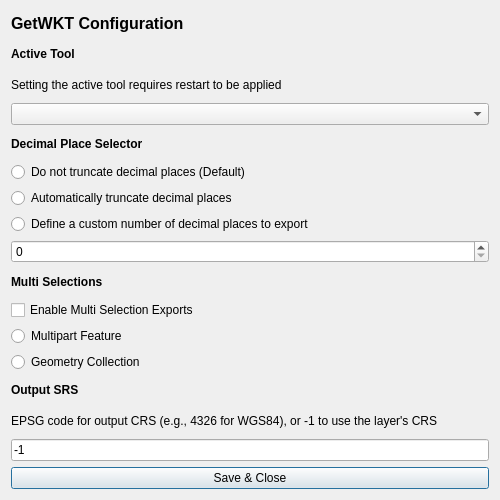
<?xml version="1.0" encoding="UTF-8"?>
<ui version="4.0">
 <class>getwkt4ConfigBase</class>
 <widget class="QDialog" name="getwkt4ConfigBase">
  <property name="geometry">
   <rect>
    <x>0</x>
    <y>0</y>
    <width>500</width>
    <height>500</height>
   </rect>
  </property>
  <property name="minimumSize">
   <size>
    <width>400</width>
    <height>450</height>
   </size>
  </property>
  <property name="windowTitle">
   <string>Get WKT Configuration</string>
  </property>
  <property name="windowIcon">
   <iconset>
    <normaloff>wkt.png</normaloff>wkt.png</iconset>
  </property>
  <layout class="QGridLayout" name="gridLayout">
   <item row="0" column="0">
    <layout class="QVBoxLayout" name="verticalLayout">
     <item>
      <widget class="QLabel" name="lblTitle">
       <property name="font">
        <font>
         <pointsize>12</pointsize>
         <bold>true</bold>
        </font>
       </property>
       <property name="text">
        <string>GetWKT Configuration</string>
       </property>
      </widget>
     </item>
     <item>
      <widget class="QLabel" name="tool_lblActive">
       <property name="font">
        <font>
         <bold>true</bold>
        </font>
       </property>
       <property name="text">
        <string>Active Tool</string>
       </property>
      </widget>
     </item>
     <item>
      <widget class="QLabel" name="tool_lblLabel">
       <property name="text">
        <string>Setting the active tool requires restart to be applied</string>
       </property>
      </widget>
     </item>
     <item>
      <widget class="QComboBox" name="tool_cmbDefault">
       <property name="toolTip">
        <string>Select which output type (WKT, EWKT, or JSON) to use by default (requires restart)</string>
       </property>
      </widget>
     </item>
     <item>
      <widget class="QLabel" name="dp_lblSubTitle">
       <property name="font">
        <font>
         <bold>true</bold>
        </font>
       </property>
       <property name="text">
        <string>Decimal Place Selector</string>
       </property>
      </widget>
     </item>
     <item>
      <widget class="QRadioButton" name="dp_radDefault">
       <property name="toolTip">
        <string>Export with full decimal precision</string>
       </property>
       <property name="text">
        <string>Do not truncate decimal places (Default)</string>
       </property>
      </widget>
     </item>
     <item>
      <widget class="QRadioButton" name="dp_radAuto">
       <property name="toolTip">
        <string>Automatically adjust decimal places based on the CRS units</string>
       </property>
       <property name="text">
        <string>Automatically truncate decimal places</string>
       </property>
      </widget>
     </item>
     <item>
      <widget class="QRadioButton" name="dp_radCustom">
       <property name="toolTip">
        <string>Specify a custom number of decimal places (0-20)</string>
       </property>
       <property name="text">
        <string>Define a custom number of decimal places to export</string>
       </property>
      </widget>
     </item>
     <item>
      <widget class="QSpinBox" name="dp_numCustom">
       <property name="toolTip">
        <string>Number of decimal places to use when custom option is selected</string>
       </property>
       <property name="maximum">
        <number>20</number>
       </property>
      </widget>
     </item>
     <item>
      <widget class="QLabel" name="ms_lblMultiSelect">
       <property name="font">
        <font>
         <bold>true</bold>
        </font>
       </property>
       <property name="text">
        <string>Multi Selections</string>
       </property>
      </widget>
     </item>
     <item>
      <widget class="QCheckBox" name="ms_chkMultiExport">
       <property name="toolTip">
        <string>Allow exporting multiple selected features at once</string>
       </property>
       <property name="text">
        <string>Enable Multi Selection Exports</string>
       </property>
      </widget>
     </item>
     <item>
      <widget class="QRadioButton" name="ms_radMulti">
       <property name="toolTip">
        <string>Export multiple features as a single MultiPart geometry</string>
       </property>
       <property name="text">
        <string>Multipart Feature</string>
       </property>
      </widget>
     </item>
     <item>
      <widget class="QRadioButton" name="ms_radGeomCollection">
       <property name="toolTip">
        <string>Export multiple features as a GeometryCollection</string>
       </property>
       <property name="text">
        <string>Geometry Collection</string>
       </property>
      </widget>
     </item>
     <item>
      <widget class="QLabel" name="srs_lblOutSrs">
       <property name="font">
        <font>
         <bold>true</bold>
        </font>
       </property>
       <property name="text">
        <string>Output SRS</string>
       </property>
      </widget>
     </item>
     <item>
      <widget class="QLabel" name="srs_lblExplanation">
       <property name="text">
        <string>EPSG code for output CRS (e.g., 4326 for WGS84), or -1 to use the layer's CRS</string>
       </property>
      </widget>
     </item>
     <item>
      <widget class="QLineEdit" name="srs_intOutSrs">
       <property name="toolTip">
        <string>Enter an EPSG code (integer) or -1 for no reprojection</string>
       </property>
       <property name="text">
        <string>-1</string>
       </property>
      </widget>
     </item>
     <item>
      <widget class="QPushButton" name="btnAccept">
       <property name="toolTip">
        <string>Save settings and close dialog (Escape)</string>
       </property>
       <property name="text">
        <string>Save &amp;&amp; Close</string>
       </property>
       <property name="default">
        <bool>true</bool>
       </property>
      </widget>
     </item>
    </layout>
   </item>
  </layout>
 </widget>
 <resources/>
 <connections/>
</ui>
